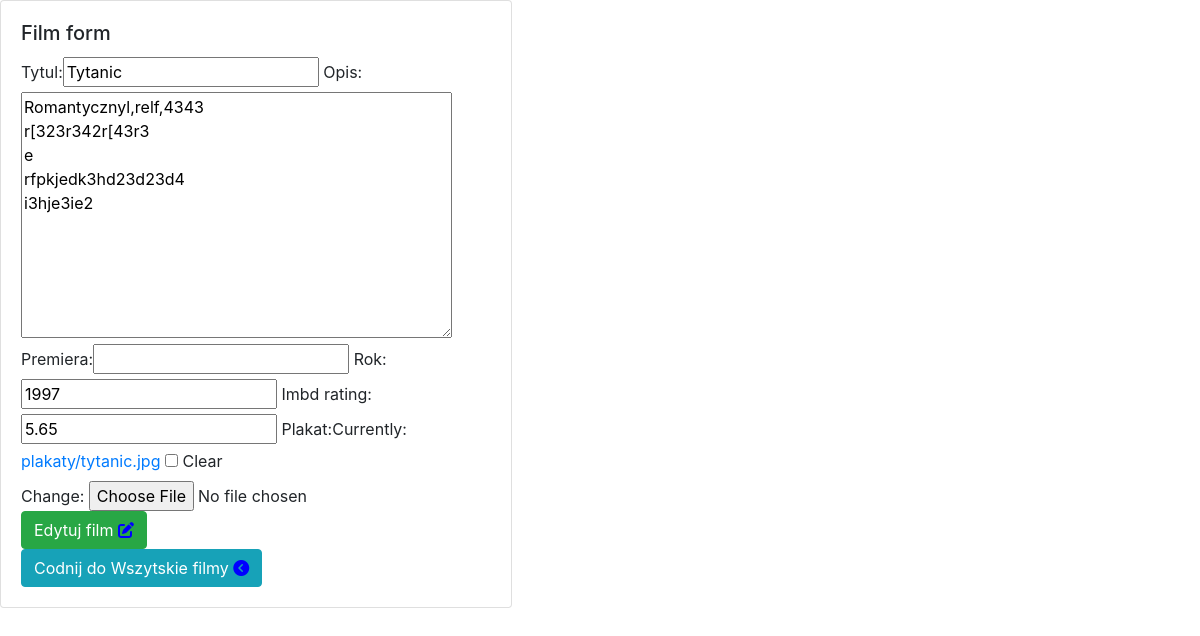
Page /filmy/edytuj/2/ (signed in) on the committed database.
### filmyweb/models.py (models this page shows, shortened)
class Film(models.Model): # klasa w ktorej zamieszczomy rozne FIELDS
    tytul = models.CharField(max_length=64, unique=True,)
    rok = models.PositiveSmallIntegerField(default=2000)
    opis = models.TextField(default='')
    premiera = models.DateField(null=True, blank=True)
    imbd_rating = models.DecimalField(max_digits=4, decimal_places=2, null=True, blank=True)
    plakat = models.ImageField(upload_to="plakaty", null=True, blank=True)
    dodatkowe = models.OneToOneField(DodatkoweInfo, on_delete=models.CASCADE, null=True, blank=True) # wstawienie

### filmyweb/views.py (the view)
# urls.py: path('edytuj/<int:id>/', edytuj_film, name='edytuj_film'), # w argumencie "path" musimy podać który chcemy
@login_required()
def edytuj_film(request, id): #definicja funkcji do edytowania filmu - w argumencie podajemy id filmu który chcemy edyto
    film = get_object_or_404(Film, pk=id) # do zmiennej "fil" przypsujemy metodę do pobierania objektu (filmu) z bazy
    form = MovieForm(request.POST or None, request.FILES or None, instance=film)
    if form.is_valid():
        form.save()
        return redirect(pierwsza_strona)
    return render(request, 'film_form.html', {'form': form, 'nowy': False})

### filmyweb/forms.py
class MovieForm(ModelForm):
    class Meta:
        model = Film
        fields = ['tytul', 'opis', 'premiera', 'rok', 'imbd_rating', 'plakat']

### filmyweb/templates/film_form.html (shortened to what this page needs)
{% extends 'glowny.html' %}
{% load bootstrap %}
{% block strona %}
        <div class="card" style="width: 32rem;">
            <div class="card-body">
                <h5 class="card-title">Film form</h5>
                <form method="post" enctype="multipart/form-data">
                {{ form|bootstrap }}
                {% if nowy == True %}
                    <button type="submit" class="btn btn-success" >Dodaj film <i class="fas fa-plus"></i></button> <!--
                    dodanie na stronie pryzcisku nazwanego "dodaj film" -->
                {% else %}
                    <button type="submit" class="btn btn-success" >Edytuj film <i class="fas fa-edit"></i></button>
                {% endif %}
                </form>
                <a href="{% url 'pierwsza_strona' %}"> <button type="submit" class="btn btn-info"> Codnij do Wszytskie filmy
                <i class="fas fa-chevron-circle-left"></i></button>  </a>
            </div>
         </div>
{% endblock %}

### filmyweb/static/moj.css (style rules this page uses)
i { color: blue; }

### rows in the picture
Film: tytul "Tytanic", opis "Romantycznyl,relf,4343 r[323r342r[43r3 e rfpkjedk3hd23d23d4 i3hje3ie2", rok "1997", imbd_rating "5.65"
